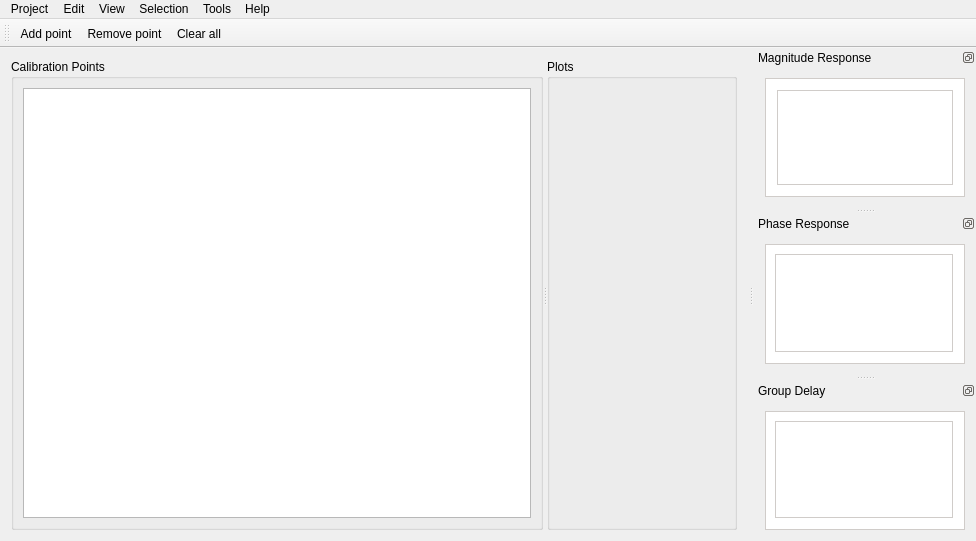
<?xml version="1.0" encoding="UTF-8"?>
<ui version="4.0">
 <class>MainWindow</class>
 <widget class="QMainWindow" name="MainWindow">
  <property name="geometry">
   <rect>
    <x>0</x>
    <y>0</y>
    <width>976</width>
    <height>541</height>
   </rect>
  </property>
  <property name="windowTitle">
   <string>DDC Toolbox</string>
  </property>
  <property name="windowIcon">
   <iconset resource="ddceditor_resources.qrc">
    <normaloff>:/img/icon.png</normaloff>:/img/icon.png</iconset>
  </property>
  <property name="dockNestingEnabled">
   <bool>false</bool>
  </property>
  <property name="dockOptions">
   <set>QMainWindow::AllowTabbedDocks|QMainWindow::AnimatedDocks|QMainWindow::VerticalTabs</set>
  </property>
  <widget class="QWidget" name="centralWidget">
   <layout class="QHBoxLayout" name="horizontalLayout">
    <item>
     <widget class="QSplitter" name="splitter">
      <property name="orientation">
       <enum>Qt::Horizontal</enum>
      </property>
      <property name="opaqueResize">
       <bool>true</bool>
      </property>
      <property name="handleWidth">
       <number>4</number>
      </property>
      <property name="childrenCollapsible">
       <bool>true</bool>
      </property>
      <widget class="QGroupBox" name="groupBox">
       <property name="sizePolicy">
        <sizepolicy hsizetype="Expanding" vsizetype="Preferred">
         <horstretch>0</horstretch>
         <verstretch>0</verstretch>
        </sizepolicy>
       </property>
       <property name="title">
        <string>Calibration Points</string>
       </property>
       <layout class="QVBoxLayout" name="verticalLayout">
        <property name="leftMargin">
         <number>9</number>
        </property>
        <property name="topMargin">
         <number>9</number>
        </property>
        <property name="rightMargin">
         <number>9</number>
        </property>
        <property name="bottomMargin">
         <number>9</number>
        </property>
        <item>
         <widget class="QTableView" name="tableView_DDCPoints">
          <property name="sizeAdjustPolicy">
           <enum>QAbstractScrollArea::AdjustIgnored</enum>
          </property>
          <property name="selectionMode">
           <enum>QAbstractItemView::ExtendedSelection</enum>
          </property>
          <property name="selectionBehavior">
           <enum>QAbstractItemView::SelectRows</enum>
          </property>
          <property name="sortingEnabled">
           <bool>true</bool>
          </property>
         </widget>
        </item>
       </layout>
      </widget>
      <widget class="QGroupBox" name="plotcontainer">
       <property name="title">
        <string>Plots</string>
       </property>
      </widget>
     </widget>
    </item>
   </layout>
  </widget>
  <widget class="QToolBar" name="toolBar">
   <property name="windowTitle">
    <string>General Toolbar</string>
   </property>
   <attribute name="toolBarArea">
    <enum>TopToolBarArea</enum>
   </attribute>
   <attribute name="toolBarBreak">
    <bool>false</bool>
   </attribute>
   <addaction name="actionAdd_Point"/>
   <addaction name="actionRemove_Point"/>
   <addaction name="actionClear_all"/>
  </widget>
  <widget class="QMenuBar" name="menuBar">
   <property name="geometry">
    <rect>
     <x>0</x>
     <y>0</y>
     <width>976</width>
     <height>22</height>
    </rect>
   </property>
   <widget class="QMenu" name="menuProject">
    <property name="title">
     <string>Project</string>
    </property>
    <widget class="QMenu" name="menuImport">
     <property name="title">
      <string>Import</string>
     </property>
     <addaction name="actionAutoEQ_ParametricEQ_txt"/>
     <addaction name="actionimportVDC_file"/>
    </widget>
    <addaction name="separator"/>
    <addaction name="actionOpen"/>
    <addaction name="actionSave"/>
    <addaction name="actionSaveAs"/>
    <addaction name="actionClose_Project"/>
    <addaction name="separator"/>
    <addaction name="actionDownload_from_AutoEQ"/>
    <addaction name="menuImport"/>
    <addaction name="actionExport_as_VDC"/>
    <addaction name="separator"/>
   </widget>
   <widget class="QMenu" name="menuHelp">
    <property name="title">
     <string>Help</string>
    </property>
    <addaction name="separator"/>
    <addaction name="actionIntroduction"/>
    <addaction name="actionKey_shortcuts"/>
   </widget>
   <widget class="QMenu" name="menuToold">
    <property name="title">
     <string>Tools</string>
    </property>
    <widget class="QMenu" name="menuBatch_Conversion_2">
     <property name="title">
      <string>Batch Conversion</string>
     </property>
     <addaction name="actionBatchVdc"/>
     <addaction name="actionBatchAutoEq"/>
    </widget>
    <addaction name="menuBatch_Conversion_2"/>
    <addaction name="actionQ_BW_Calculator"/>
    <addaction name="separator"/>
    <addaction name="actionCheck_for_unstable_filters"/>
    <addaction name="separator"/>
   </widget>
   <widget class="QMenu" name="menuView">
    <property name="title">
     <string>View</string>
    </property>
    <widget class="QMenu" name="menuSave_screenshot">
     <property name="title">
      <string>Save screenshot</string>
     </property>
     <addaction name="actionScr_Magnitude_response"/>
     <addaction name="actionScr_Phase_response"/>
     <addaction name="actionScr_Group_delay"/>
    </widget>
    <addaction name="actionReset_plot_layout"/>
    <addaction name="actionToggle_marker_points"/>
    <addaction name="separator"/>
    <addaction name="menuSave_screenshot"/>
   </widget>
   <widget class="QMenu" name="menuEdit">
    <property name="title">
     <string>Edit</string>
    </property>
    <addaction name="separator"/>
    <addaction name="separator"/>
    <addaction name="actionView_undo_history"/>
   </widget>
   <widget class="QMenu" name="menuSelection">
    <property name="title">
     <string>Selection</string>
    </property>
    <addaction name="actionInvert_gain_2"/>
    <addaction name="actionShift_frequency"/>
   </widget>
   <addaction name="menuProject"/>
   <addaction name="menuEdit"/>
   <addaction name="menuView"/>
   <addaction name="menuSelection"/>
   <addaction name="menuToold"/>
   <addaction name="menuHelp"/>
  </widget>
  <widget class="QDockWidget" name="magnitude_dock">
   <property name="features">
    <set>QDockWidget::DockWidgetFloatable|QDockWidget::DockWidgetMovable</set>
   </property>
   <property name="windowTitle">
    <string>Magnitude Response</string>
   </property>
   <attribute name="dockWidgetArea">
    <number>2</number>
   </attribute>
   <widget class="QWidget" name="dockWidgetContents">
    <layout class="QVBoxLayout" name="verticalLayout_5">
     <item>
      <widget class="QFrame" name="magnitude_frame">
       <property name="minimumSize">
        <size>
         <width>200</width>
         <height>100</height>
        </size>
       </property>
       <property name="styleSheet">
        <string notr="true">background-color: rgb(255, 255, 255);
border: 1px solid rgb(208, 204, 201) </string>
       </property>
       <property name="frameShape">
        <enum>QFrame::Box</enum>
       </property>
       <property name="frameShadow">
        <enum>QFrame::Plain</enum>
       </property>
       <layout class="QVBoxLayout" name="verticalLayout_2">
        <item>
         <widget class="FrequencyPlot" name="graph" native="true"/>
        </item>
       </layout>
      </widget>
     </item>
    </layout>
   </widget>
  </widget>
  <widget class="QDockWidget" name="phase_dock">
   <property name="features">
    <set>QDockWidget::DockWidgetFloatable|QDockWidget::DockWidgetMovable</set>
   </property>
   <property name="windowTitle">
    <string>Phase Response</string>
   </property>
   <attribute name="dockWidgetArea">
    <number>2</number>
   </attribute>
   <widget class="QWidget" name="dockWidgetContents_2">
    <layout class="QVBoxLayout" name="verticalLayout_6">
     <item>
      <widget class="QFrame" name="phase_frame">
       <property name="minimumSize">
        <size>
         <width>200</width>
         <height>100</height>
        </size>
       </property>
       <property name="styleSheet">
        <string notr="true">background-color: rgb(255, 255, 255);
border: 1px solid rgb(208, 204, 201) </string>
       </property>
       <property name="frameShape">
        <enum>QFrame::NoFrame</enum>
       </property>
       <property name="frameShadow">
        <enum>QFrame::Plain</enum>
       </property>
       <layout class="QHBoxLayout" name="horizontalLayout_20">
        <property name="leftMargin">
         <number>9</number>
        </property>
        <property name="topMargin">
         <number>9</number>
        </property>
        <item>
         <widget class="FrequencyPlot" name="phase_graph" native="true"/>
        </item>
       </layout>
      </widget>
     </item>
    </layout>
   </widget>
  </widget>
  <widget class="QDockWidget" name="groupdelay_dock">
   <property name="features">
    <set>QDockWidget::DockWidgetFloatable|QDockWidget::DockWidgetMovable</set>
   </property>
   <property name="windowTitle">
    <string>Group Delay</string>
   </property>
   <attribute name="dockWidgetArea">
    <number>2</number>
   </attribute>
   <widget class="QWidget" name="dockWidgetContents_3">
    <layout class="QVBoxLayout" name="verticalLayout_7">
     <item>
      <widget class="QFrame" name="groupdelay_frame">
       <property name="minimumSize">
        <size>
         <width>200</width>
         <height>100</height>
        </size>
       </property>
       <property name="styleSheet">
        <string notr="true">background-color: rgb(255, 255, 255);
border: 1px solid rgb(208, 204, 201) </string>
       </property>
       <property name="frameShape">
        <enum>QFrame::NoFrame</enum>
       </property>
       <property name="frameShadow">
        <enum>QFrame::Plain</enum>
       </property>
       <layout class="QHBoxLayout" name="horizontalLayout_18">
        <property name="leftMargin">
         <number>9</number>
        </property>
        <property name="topMargin">
         <number>9</number>
        </property>
        <item>
         <widget class="FrequencyPlot" name="gdelay_graph" native="true"/>
        </item>
       </layout>
      </widget>
     </item>
    </layout>
   </widget>
  </widget>
  <action name="actionAdd_Point">
   <property name="text">
    <string>Add point</string>
   </property>
   <property name="iconText">
    <string>Add point</string>
   </property>
   <property name="toolTip">
    <string>Add point</string>
   </property>
   <property name="shortcut">
    <string>Ctrl+N</string>
   </property>
  </action>
  <action name="actionRemove_Point">
   <property name="text">
    <string>Remove point</string>
   </property>
   <property name="toolTip">
    <string>Remove selected point(s)</string>
   </property>
   <property name="shortcut">
    <string>Del</string>
   </property>
  </action>
  <action name="actionOpen">
   <property name="text">
    <string>Load project</string>
   </property>
   <property name="shortcut">
    <string>Ctrl+O</string>
   </property>
  </action>
  <action name="actionSaveAs">
   <property name="text">
    <string>Save as...</string>
   </property>
   <property name="shortcut">
    <string>Ctrl+Shift+S</string>
   </property>
  </action>
  <action name="actionIntroduction">
   <property name="text">
    <string>Credits</string>
   </property>
  </action>
  <action name="actionKey_shortcuts">
   <property name="text">
    <string>Shortcuts</string>
   </property>
   <property name="shortcut">
    <string>F1</string>
   </property>
  </action>
  <action name="actionAutoEQ_ParametricEQ_txt">
   <property name="text">
    <string>AutoEQ (ParametricEQ.txt)</string>
   </property>
  </action>
  <action name="actionQ_BW_Calculator">
   <property name="text">
    <string>Q/BW Calculator</string>
   </property>
  </action>
  <action name="actionimportVDC_file">
   <property name="text">
    <string>VDC file (Classic Viper format)</string>
   </property>
  </action>
  <action name="actionBatchVdc">
   <property name="text">
    <string>VDC to Project File</string>
   </property>
  </action>
  <action name="actionSave">
   <property name="text">
    <string>Save</string>
   </property>
   <property name="shortcut">
    <string>Ctrl+S</string>
   </property>
  </action>
  <action name="actionClose_Project">
   <property name="text">
    <string>Close project</string>
   </property>
   <property name="shortcut">
    <string>Ctrl+X</string>
   </property>
  </action>
  <action name="actionBatchAutoEq">
   <property name="text">
    <string>AutoEQ (Parametric) to Project File</string>
   </property>
  </action>
  <action name="actionView_undo_history">
   <property name="text">
    <string>View undo history</string>
   </property>
   <property name="shortcut">
    <string>Alt+Z</string>
   </property>
  </action>
  <action name="actionInvert_gain_2">
   <property name="text">
    <string>Invert gain</string>
   </property>
   <property name="shortcut">
    <string>Ctrl+Shift+I</string>
   </property>
  </action>
  <action name="actionShift_frequency">
   <property name="text">
    <string>Shift frequencies</string>
   </property>
   <property name="toolTip">
    <string>Shift frequencies</string>
   </property>
   <property name="shortcut">
    <string>Ctrl+Shift+F</string>
   </property>
  </action>
  <action name="actionToggle_marker_points">
   <property name="checkable">
    <bool>true</bool>
   </property>
   <property name="text">
    <string>Show marker points</string>
   </property>
   <property name="shortcut">
    <string>F3</string>
   </property>
  </action>
  <action name="actionCheck_for_unstable_filters">
   <property name="text">
    <string>Check for unstable filters</string>
   </property>
   <property name="shortcut">
    <string>F2</string>
   </property>
  </action>
  <action name="actionScr_Magnitude_response">
   <property name="text">
    <string>Magnitude response</string>
   </property>
  </action>
  <action name="actionScr_Phase_response">
   <property name="text">
    <string>Phase response</string>
   </property>
  </action>
  <action name="actionScr_Group_delay">
   <property name="text">
    <string>Group delay</string>
   </property>
  </action>
  <action name="actionReset_plot_layout">
   <property name="text">
    <string>Reset plot layout</string>
   </property>
   <property name="shortcut">
    <string>Ctrl+R</string>
   </property>
  </action>
  <action name="actionDownload_from_AutoEQ">
   <property name="text">
    <string>Download from AutoEQ...</string>
   </property>
  </action>
  <action name="actionExport_as_VDC">
   <property name="text">
    <string>Export as VDC</string>
   </property>
   <property name="shortcut">
    <string>Ctrl+E</string>
   </property>
  </action>
  <action name="actionClear_all">
   <property name="text">
    <string>Clear all</string>
   </property>
  </action>
 </widget>
 <layoutdefault spacing="6" margin="11"/>
 <customwidgets>
  <customwidget>
   <class>FrequencyPlot</class>
   <extends>QWidget</extends>
   <header>plot/FrequencyPlot.h</header>
   <container>1</container>
  </customwidget>
 </customwidgets>
 <resources>
  <include location="ddceditor_resources.qrc"/>
 </resources>
 <connections>
  <connection>
   <sender>actionAdd_Point</sender>
   <signal>triggered()</signal>
   <receiver>MainWindow</receiver>
   <slot>addPoint()</slot>
   <hints>
    <hint type="sourcelabel">
     <x>-1</x>
     <y>-1</y>
    </hint>
    <hint type="destinationlabel">
     <x>250</x>
     <y>167</y>
    </hint>
   </hints>
  </connection>
  <connection>
   <sender>actionRemove_Point</sender>
   <signal>triggered()</signal>
   <receiver>MainWindow</receiver>
   <slot>removePoint()</slot>
   <hints>
    <hint type="sourcelabel">
     <x>-1</x>
     <y>-1</y>
    </hint>
    <hint type="destinationlabel">
     <x>250</x>
     <y>167</y>
    </hint>
   </hints>
  </connection>
  <connection>
   <sender>actionOpen</sender>
   <signal>triggered()</signal>
   <receiver>MainWindow</receiver>
   <slot>loadProject()</slot>
   <hints>
    <hint type="sourcelabel">
     <x>-1</x>
     <y>-1</y>
    </hint>
    <hint type="destinationlabel">
     <x>535</x>
     <y>286</y>
    </hint>
   </hints>
  </connection>
  <connection>
   <sender>actionSaveAs</sender>
   <signal>triggered()</signal>
   <receiver>MainWindow</receiver>
   <slot>saveProject()</slot>
   <hints>
    <hint type="sourcelabel">
     <x>-1</x>
     <y>-1</y>
    </hint>
    <hint type="destinationlabel">
     <x>535</x>
     <y>286</y>
    </hint>
   </hints>
  </connection>
  <connection>
   <sender>actionKey_shortcuts</sender>
   <signal>triggered()</signal>
   <receiver>MainWindow</receiver>
   <slot>showHelp()</slot>
   <hints>
    <hint type="sourcelabel">
     <x>-1</x>
     <y>-1</y>
    </hint>
    <hint type="destinationlabel">
     <x>535</x>
     <y>183</y>
    </hint>
   </hints>
  </connection>
  <connection>
   <sender>actionIntroduction</sender>
   <signal>triggered()</signal>
   <receiver>MainWindow</receiver>
   <slot>showHelp()</slot>
   <hints>
    <hint type="sourcelabel">
     <x>-1</x>
     <y>-1</y>
    </hint>
    <hint type="destinationlabel">
     <x>535</x>
     <y>183</y>
    </hint>
   </hints>
  </connection>
  <connection>
   <sender>actionAutoEQ_ParametricEQ_txt</sender>
   <signal>triggered()</signal>
   <receiver>MainWindow</receiver>
   <slot>importParametricAutoEQ()</slot>
   <hints>
    <hint type="sourcelabel">
     <x>-1</x>
     <y>-1</y>
    </hint>
    <hint type="destinationlabel">
     <x>374</x>
     <y>190</y>
    </hint>
   </hints>
  </connection>
  <connection>
   <sender>actionQ_BW_Calculator</sender>
   <signal>triggered()</signal>
   <receiver>MainWindow</receiver>
   <slot>showCalc()</slot>
   <hints>
    <hint type="sourcelabel">
     <x>-1</x>
     <y>-1</y>
    </hint>
    <hint type="destinationlabel">
     <x>374</x>
     <y>190</y>
    </hint>
   </hints>
  </connection>
  <connection>
   <sender>actionimportVDC_file</sender>
   <signal>triggered()</signal>
   <receiver>MainWindow</receiver>
   <slot>importClassicVdc()</slot>
   <hints>
    <hint type="sourcelabel">
     <x>-1</x>
     <y>-1</y>
    </hint>
    <hint type="destinationlabel">
     <x>374</x>
     <y>190</y>
    </hint>
   </hints>
  </connection>
  <connection>
   <sender>actionClose_Project</sender>
   <signal>triggered()</signal>
   <receiver>MainWindow</receiver>
   <slot>closeProject()</slot>
   <hints>
    <hint type="sourcelabel">
     <x>-1</x>
     <y>-1</y>
    </hint>
    <hint type="destinationlabel">
     <x>374</x>
     <y>190</y>
    </hint>
   </hints>
  </connection>
  <connection>
   <sender>actionSave</sender>
   <signal>triggered()</signal>
   <receiver>MainWindow</receiver>
   <slot>saveProject()</slot>
   <hints>
    <hint type="sourcelabel">
     <x>-1</x>
     <y>-1</y>
    </hint>
    <hint type="destinationlabel">
     <x>374</x>
     <y>190</y>
    </hint>
   </hints>
  </connection>
  <connection>
   <sender>actionView_undo_history</sender>
   <signal>triggered()</signal>
   <receiver>MainWindow</receiver>
   <slot>showUndoView()</slot>
   <hints>
    <hint type="sourcelabel">
     <x>-1</x>
     <y>-1</y>
    </hint>
    <hint type="destinationlabel">
     <x>374</x>
     <y>190</y>
    </hint>
   </hints>
  </connection>
  <connection>
   <sender>actionInvert_gain_2</sender>
   <signal>triggered()</signal>
   <receiver>MainWindow</receiver>
   <slot>invertSelection()</slot>
   <hints>
    <hint type="sourcelabel">
     <x>-1</x>
     <y>-1</y>
    </hint>
    <hint type="destinationlabel">
     <x>374</x>
     <y>190</y>
    </hint>
   </hints>
  </connection>
  <connection>
   <sender>actionShift_frequency</sender>
   <signal>triggered()</signal>
   <receiver>MainWindow</receiver>
   <slot>shiftSelection()</slot>
   <hints>
    <hint type="sourcelabel">
     <x>-1</x>
     <y>-1</y>
    </hint>
    <hint type="destinationlabel">
     <x>374</x>
     <y>190</y>
    </hint>
   </hints>
  </connection>
  <connection>
   <sender>actionExport_as_VDC</sender>
   <signal>triggered()</signal>
   <receiver>MainWindow</receiver>
   <slot>exportProject()</slot>
   <hints>
    <hint type="sourcelabel">
     <x>-1</x>
     <y>-1</y>
    </hint>
    <hint type="destinationlabel">
     <x>374</x>
     <y>190</y>
    </hint>
   </hints>
  </connection>
  <connection>
   <sender>actionToggle_marker_points</sender>
   <signal>triggered(bool)</signal>
   <receiver>MainWindow</receiver>
   <slot>showPointsAlways(bool)</slot>
   <hints>
    <hint type="sourcelabel">
     <x>-1</x>
     <y>-1</y>
    </hint>
    <hint type="destinationlabel">
     <x>432</x>
     <y>206</y>
    </hint>
   </hints>
  </connection>
  <connection>
   <sender>actionCheck_for_unstable_filters</sender>
   <signal>triggered()</signal>
   <receiver>MainWindow</receiver>
   <slot>checkStability()</slot>
   <hints>
    <hint type="sourcelabel">
     <x>-1</x>
     <y>-1</y>
    </hint>
    <hint type="destinationlabel">
     <x>432</x>
     <y>206</y>
    </hint>
   </hints>
  </connection>
  <connection>
   <sender>actionScr_Magnitude_response</sender>
   <signal>triggered()</signal>
   <receiver>MainWindow</receiver>
   <slot>savePlotScreenshot()</slot>
   <hints>
    <hint type="sourcelabel">
     <x>-1</x>
     <y>-1</y>
    </hint>
    <hint type="destinationlabel">
     <x>499</x>
     <y>270</y>
    </hint>
   </hints>
  </connection>
  <connection>
   <sender>actionScr_Phase_response</sender>
   <signal>triggered()</signal>
   <receiver>MainWindow</receiver>
   <slot>savePlotScreenshot()</slot>
   <hints>
    <hint type="sourcelabel">
     <x>-1</x>
     <y>-1</y>
    </hint>
    <hint type="destinationlabel">
     <x>499</x>
     <y>270</y>
    </hint>
   </hints>
  </connection>
  <connection>
   <sender>actionScr_Group_delay</sender>
   <signal>triggered()</signal>
   <receiver>MainWindow</receiver>
   <slot>savePlotScreenshot()</slot>
   <hints>
    <hint type="sourcelabel">
     <x>-1</x>
     <y>-1</y>
    </hint>
    <hint type="destinationlabel">
     <x>499</x>
     <y>270</y>
    </hint>
   </hints>
  </connection>
  <connection>
   <sender>actionDownload_from_AutoEQ</sender>
   <signal>triggered()</signal>
   <receiver>MainWindow</receiver>
   <slot>downloadFromAutoEQ()</slot>
   <hints>
    <hint type="sourcelabel">
     <x>-1</x>
     <y>-1</y>
    </hint>
    <hint type="destinationlabel">
     <x>487</x>
     <y>270</y>
    </hint>
   </hints>
  </connection>
  <connection>
   <sender>actionClear_all</sender>
   <signal>triggered()</signal>
   <receiver>MainWindow</receiver>
   <slot>clearAll()</slot>
   <hints>
    <hint type="sourcelabel">
     <x>-1</x>
     <y>-1</y>
    </hint>
    <hint type="destinationlabel">
     <x>487</x>
     <y>270</y>
    </hint>
   </hints>
  </connection>
  <connection>
   <sender>actionBatchAutoEq</sender>
   <signal>triggered()</signal>
   <receiver>MainWindow</receiver>
   <slot>batchConvert()</slot>
   <hints>
    <hint type="sourcelabel">
     <x>-1</x>
     <y>-1</y>
    </hint>
    <hint type="destinationlabel">
     <x>487</x>
     <y>270</y>
    </hint>
   </hints>
  </connection>
  <connection>
   <sender>actionBatchVdc</sender>
   <signal>triggered()</signal>
   <receiver>MainWindow</receiver>
   <slot>batchConvert()</slot>
   <hints>
    <hint type="sourcelabel">
     <x>-1</x>
     <y>-1</y>
    </hint>
    <hint type="destinationlabel">
     <x>487</x>
     <y>270</y>
    </hint>
   </hints>
  </connection>
 </connections>
 <slots>
  <slot>clearAll()</slot>
  <slot>addPoint()</slot>
  <slot>removePoint()</slot>
  <slot>loadProject()</slot>
  <slot>exportProject()</slot>
  <slot>importParametricAutoEQ()</slot>
  <slot>showCalc()</slot>
  <slot>importClassicVdc()</slot>
  <slot>batchConvert()</slot>
  <slot>toggleGraph(bool)</slot>
  <slot>savePlotScreenshot()</slot>
  <slot>closeProject()</slot>
  <slot>saveProject()</slot>
  <slot>showUndoView()</slot>
  <slot>invertSelection()</slot>
  <slot>shiftSelection()</slot>
  <slot>showHelp()</slot>
  <slot>showPointsAlways(bool)</slot>
  <slot>checkStability()</slot>
  <slot>downloadFromAutoEQ()</slot>
 </slots>
</ui>
